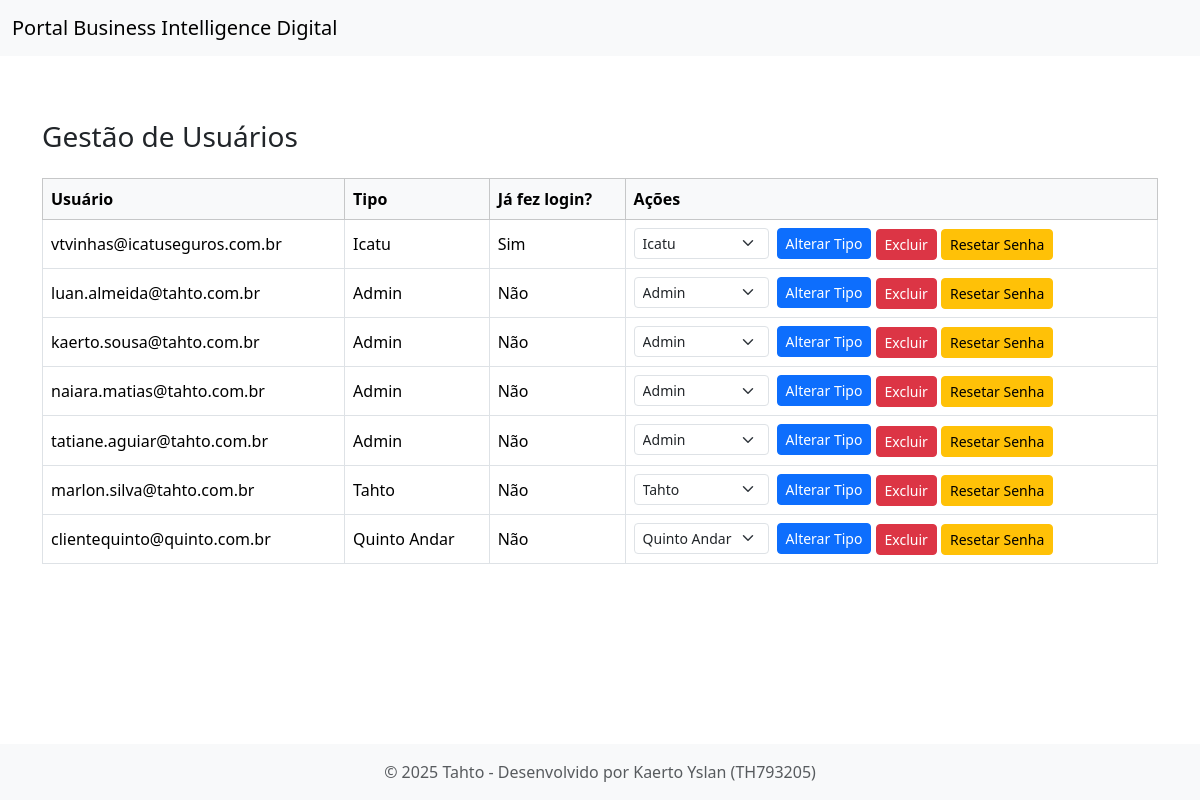
Page /gestao_usuarios on the committed database.
### tables this page shows
CREATE TABLE users (
	id INTEGER PRIMARY KEY AUTOINCREMENT,
	username TEXT NOT NULL,
	password_hash TEXT NOT NULL,
	tipo INTEGER
, first_login INTEGER DEFAULT 1);

CREATE TABLE tipo_usuario (
	classe TEXT NOT NULL
, tipo INTEGER);

### views.py (the view)
@app.route("/gestao_usuarios")
def gestao_usuarios():
    conn = get_db_connection()
    usuarios = conn.execute("""
        SELECT a.id, a.username, a.tipo, b.classe AS tipo_nome,
               CASE WHEN a.first_login = 1 THEN 'Não' ELSE 'Sim' END AS ja_fez_login
        FROM users a
        LEFT JOIN tipo_usuario b ON a.tipo = b.tipo
        where a.username <> 'admin'
    """).fetchall()
    conn.close()
    conn = get_db_connection()
    tipos = conn.execute("SELECT tipo, classe FROM tipo_usuario").fetchall()
    conn.close()
    usuarios = [dict(u) for u in usuarios]
    tipos = [(t['tipo'], t['classe']) for t in tipos]
    return render_template("gestao_usuarios.html", usuarios=usuarios, tipos=tipos)

### main.py (called while the page is built)
def get_db_connection():
    conn = sqlite3.connect(DB_PATH)
    conn.row_factory = sqlite3.Row
    return conn

### views.py (called while the page is built)
@app.before_request
def force_first_login():
    if current_user.is_authenticated:
        endpoint = request.endpoint or ""
        if current_user.first_login == 1 and endpoint not in (
            "logout", "login", "change_password_first_time", "static"
        ):
            return redirect(url_for("change_password_first_time"))

### templates/gestao_usuarios.html (shortened to what this page needs)
{% extends "base_admin.html" %}
{% block content %}
<div class="container mt-5">
    <h3 class="mb-4">Gestão de Usuários</h3>
    <table class="table table-bordered table-hover align-middle">
        <thead class="table-light">
            <tr>
                <th>Usuário</th>
                <th>Tipo</th>
                <th>Já fez login?</th>
                <th>Ações</th>
            </tr>
        </thead>
        <tbody>
            {% if usuarios %}
                {% for user in usuarios %}
                <tr>
                    <td>{{ user.username }}</td>
                    <td>{{ user.tipo_nome }}</td>
                    <td>{{ user.ja_fez_login }}</td>
                    <td>
                        <form method="post" action="{{ url_for('alterar_tipo', user_id=user.id) }}" class="d-inline-flex align-items-center">
                            <select name="novo_tipo" class="form-select form-select-sm me-2" style="width: auto;" required>
                                {% for tipo, classe in tipos %}
                                    <option value="{{ tipo }}" {% if tipo == user.tipo %}selected{% endif %}>{{ classe }}</option>
                                {% endfor %}
                            </select>
                            <button type="submit" class="btn btn-primary btn-sm">Alterar Tipo</button>
                        </form>
                        <form method="post" action="{{ url_for('excluir_usuario', user_id=user.id) }}" class="d-inline mb-1">
                            <button type="submit" class="btn btn-danger btn-sm" onclick="return confirm('Tem certeza que deseja excluir este usuário?');">Excluir</button>
                        </form>
                        <form method="post" action="{{ url_for('resetar_senha', user_id=user.id) }}" class="d-inline">
                            <button type="submit" class="btn btn-warning btn-sm">Resetar Senha</button>
                        </form>
                    </td>
                </tr>
                {% endfor %}
            {% else %}
                <tr>
                    <td colspan="4" class="text-center">Nenhum usuário carregado</td>
                </tr>
            {% endif %}
        </tbody>
    </table>
</div>
{% endblock %}

### templates/base_admin.html (shortened to what this page needs)
<!doctype html>
<html lang="pt-br">
<head>
  <link href="https://cdn.jsdelivr.net/npm/bootstrap@5.3.2/dist/css/bootstrap.min.css" rel="stylesheet">
  <link href="https://cdn.jsdelivr.net/npm/bootstrap-icons@1.11.1/font/bootstrap-icons.css" rel="stylesheet">
</head>
<body>
  <nav class="navbar navbar-expand-lg navbar-light bg-light">
    <div class="container-fluid d-flex justify-content-between align-items-center">
      <a class="navbar-brand mb-0" href="{{ url_for('index') }}">
        Portal Business Intelligence Digital
      </a>
    </div>
  </nav>
  <div class="container-fluid content-wrapper">
    <div class="main-content" id="mainContent">
      {% block content %}{% endblock %}
    </div>
  </div>
  <footer class="bg-light text-center text-muted py-3">
    <div class="container">
      © 2025 Tahto - Desenvolvido por Kaerto Yslan (TH793205)
    </div>
  </footer>
</body>
</html>

### templates/base_admin.html (style rules this page uses)
html, body { height: 100%; margin: 0; padding: 0; }
body { display: flex; flex-direction: column; }
.navbar { flex-shrink: 0; margin: 0; border-radius: 0; }
.content-wrapper { flex: 1; display: flex; margin: 0; padding: 0; transition: all 0.3s ease; }
.main-content { flex: 1; padding: 1rem; transition: margin-left 0.3s; }
footer { margin: 0; border-radius: 0; }

### rows in the picture
users: username "vtvinhas@icatuseguros.com.br", tipo_nome "Icatu", ja_fez_login "Sim", novo_tipo "Icatu"
users: username "luan.almeida@tahto.com.br", tipo_nome "Admin", ja_fez_login "Não", novo_tipo "Admin"
users: username "kaerto.sousa@tahto.com.br", tipo_nome "Admin", ja_fez_login "Não", novo_tipo "Admin"
users: username "naiara.matias@tahto.com.br", tipo_nome "Admin", ja_fez_login "Não", novo_tipo "Admin"
users: username "tatiane.aguiar@tahto.com.br", tipo_nome "Admin", ja_fez_login "Não", novo_tipo "Admin"
users: username "marlon.silva@tahto.com.br", tipo_nome "Tahto", ja_fez_login "Não", novo_tipo "Tahto"
users: username "clientequinto@quinto.com.br", tipo_nome "Quinto Andar", ja_fez_login "Não", novo_tipo "Quinto Andar"
